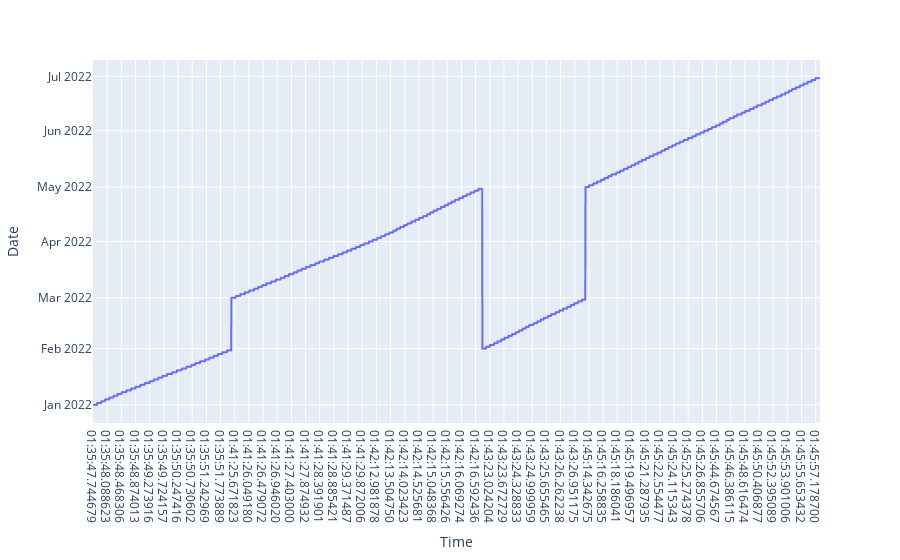

Source (notebook cell):
### Code cell
import plotly.express as px

fig = px.line(df, x='Time', y="Date")
fig.show()

### Figure 1 — Plotly figure (JSON) as saved in the notebook; plotly's stock layout.template omitted (floating-point values rounded to 4 significant figures; data arrays with more than 128 entries replaced by an {"elided": "..."} marker saying what was removed)
{"data": [{"hovertemplate": "Time=%{x}<br>Date=%{y}<extra></extra>", "legendgroup": "", "line": {"color": "#636efa", "dash": "solid"}, "marker": {"symbol": "circle"}, "mode": "lines", "name": "", "showlegend": false, "type": "scattergl", "x": {"elided": "3541 str values"}, "xaxis": "x", "y": {"elided": "3541 str values"}, "yaxis": "y"}], "layout": {"legend": {"tracegroupgap": 0}, "margin": {"t": 60}, "xaxis": {"anchor": "y", "domain": [0, 1], "title": {"text": "Time"}}, "yaxis": {"anchor": "x", "domain": [0, 1], "title": {"text": "Date"}}}}
